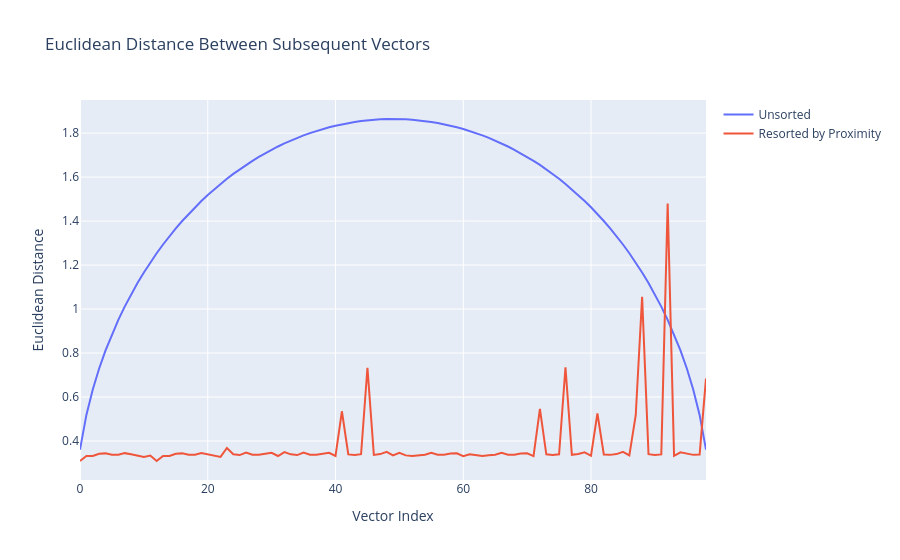
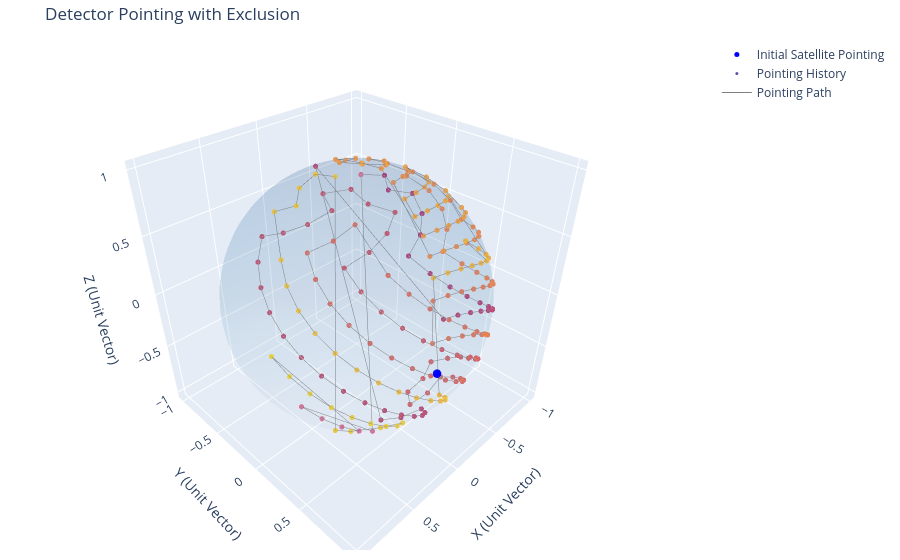
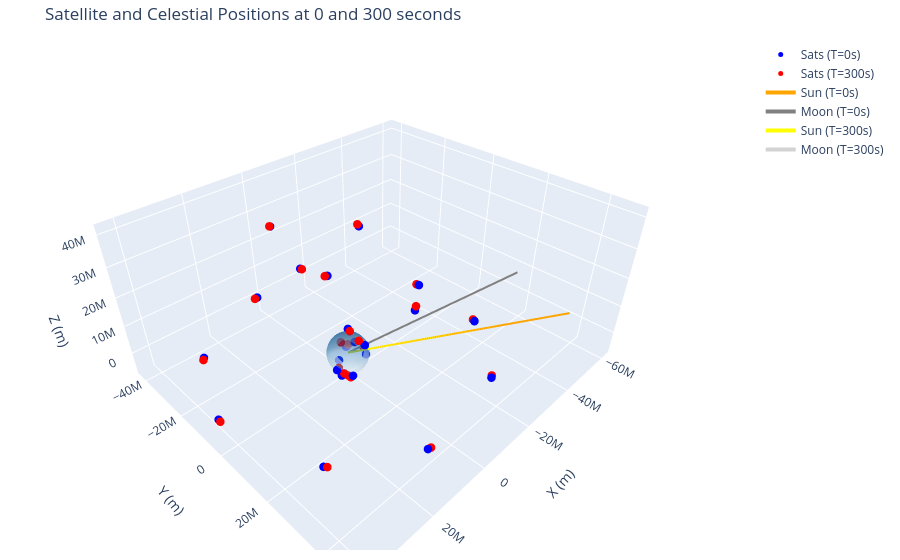
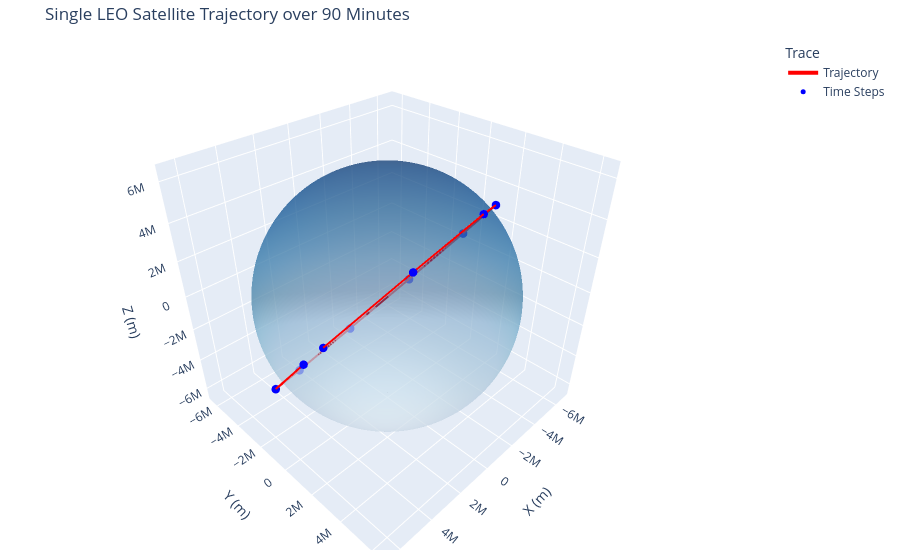

These figures' notebook cell, in order:
### Code cell
%run all_demos.py

### Figure 1 — Plotly figure (JSON) as saved in the notebook; plotly's stock layout.template omitted (floating-point values rounded to 4 significant figures)
{"data": [{"mode": "lines", "name": "Unsorted", "type": "scatter", "y": [0.3605, 0.5186, 0.6342, 0.7295, 0.8118, 0.8848, 0.9508, 1.011, 1.067, 1.118, 1.166, 1.211, 1.254, 1.294, 1.331, 1.367, 1.4, 1.432, 1.463, 1.491, 1.518, 1.544, 1.569, 1.592, 1.614, 1.635, 1.655, 1.674, 1.692, 1.708, 1.724, 1.739, 1.753, 1.766, 1.778, 1.79, 1.8, 1.81, 1.818, 1.826, 1.834, 1.84, 1.846, 1.851, 1.855, 1.858, 1.861, 1.863, 1.864, 1.864, 1.864, 1.863, 1.861, 1.858, 1.855, 1.851, 1.846, 1.84, 1.834, 1.826, 1.818, 1.81, 1.8, 1.79, 1.778, 1.766, 1.753, 1.739, 1.724, 1.708, 1.692, 1.674, 1.655, 1.635, 1.614, 1.592, 1.569, 1.544, 1.518, 1.491, 1.463, 1.432, 1.4, 1.367, 1.331, 1.294, 1.254, 1.211, 1.166, 1.118, 1.067, 1.011, 0.9508, 0.8848, 0.8118, 0.7295, 0.6342, 0.5186, 0.3605]}, {"mode": "lines", "name": "Resorted by Proximity", "type": "scatter", "y": [0.309, 0.332, 0.3316, 0.342, 0.3437, 0.3373, 0.3375, 0.3448, 0.3399, 0.3327, 0.3278, 0.3336, 0.309, 0.332, 0.3316, 0.342, 0.3437, 0.3373, 0.3375, 0.3448, 0.3399, 0.3327, 0.3278, 0.3684, 0.3394, 0.3359, 0.3474, 0.3379, 0.337, 0.3419, 0.3465, 0.3318, 0.3494, 0.3394, 0.3359, 0.3474, 0.3379, 0.337, 0.3419, 0.3465, 0.3318, 0.5351, 0.3389, 0.3369, 0.3399, 0.7328, 0.3369, 0.3405, 0.351, 0.3342, 0.3461, 0.3346, 0.3316, 0.3351, 0.3378, 0.346, 0.3377, 0.3372, 0.3427, 0.3442, 0.3313, 0.3399, 0.3346, 0.3316, 0.3351, 0.3378, 0.346, 0.3377, 0.3372, 0.3427, 0.3442, 0.3313, 0.5458, 0.3394, 0.3368, 0.3394, 0.7353, 0.3369, 0.3411, 0.3487, 0.3328, 0.5256, 0.3386, 0.3369, 0.3405, 0.351, 0.3342, 0.5171, 1.055, 0.3399, 0.3369, 0.3389, 1.48, 0.3328, 0.3487, 0.3411, 0.3369, 0.3382, 0.6845]}], "layout": {"title": {"text": "Euclidean Distance Between Subsequent Vectors"}, "xaxis": {"title": {"text": "Vector Index"}}, "yaxis": {"title": {"text": "Euclidean Distance"}}}}

### Figure 2 — Plotly figure (JSON) as saved in the notebook; plotly's stock layout.template omitted (floating-point values rounded to 4 significant figures; data arrays with more than 128 entries replaced by an {"elided": "..."} marker saying what was removed)
{"data": [{"colorscale": [[0, "rgb(247,251,255)"], [0.125, "rgb(222,235,247)"], [0.25, "rgb(198,219,239)"], [0.375, "rgb(158,202,225)"], [0.5, "rgb(107,174,214)"], [0.625, "rgb(66,146,198)"], [0.75, "rgb(33,113,181)"], [0.875, "rgb(8,81,156)"], [1, "rgb(8,48,107)"]], "name": "Unit Sphere", "opacity": 0.1, "showscale": false, "type": "surface", "x": {"elided": "50x50 float values"}, "y": {"elided": "50x50 float values"}, "z": {"elided": "50x50 float values"}}, {"marker": {"color": "blue", "size": 5}, "mode": "markers", "name": "Initial Satellite Pointing", "type": "scatter3d", "x": [0.2488], "y": [0.9685], "z": [-1.816e-08]}, {"marker": {"color": {"elided": "400 int values"}, "colorscale": [[0, "#0d0887"], [0.1111, "#46039f"], [0.2222, "#7201a8"], [0.3333, "#9c179e"], [0.4444, "#bd3786"], [0.5556, "#d8576b"], [0.6667, "#ed7953"], [0.7778, "#fb9f3a"], [0.8889, "#fdca26"], [1, "#f0f921"]], "opacity": 0.7, "size": 3}, "mode": "markers", "name": "Pointing History", "type": "scatter3d", "x": {"elided": "400 float values"}, "y": {"elided": "400 float values"}, "z": {"elided": "400 float values"}}, {"line": {"color": "grey", "width": 1}, "mode": "lines", "name": "Pointing Path", "type": "scatter3d", "x": {"elided": "400 float values"}, "y": {"elided": "400 float values"}, "z": {"elided": "400 float values"}}], "layout": {"margin": {"b": 10, "l": 10, "r": 20, "t": 40}, "scene": {"aspectmode": "data", "xaxis": {"title": {"text": "X (Unit Vector)"}}, "yaxis": {"title": {"text": "Y (Unit Vector)"}}, "zaxis": {"title": {"text": "Z (Unit Vector)"}}}, "title": {"text": "Detector Pointing with Exclusion"}}}

### Figure 3 — Plotly figure (JSON) as saved in the notebook; plotly's stock layout.template omitted (floating-point values rounded to 4 significant figures; data arrays with more than 128 entries replaced by an {"elided": "..."} marker saying what was removed)
{"data": [{"marker": {"color": "blue", "size": 5}, "mode": "markers", "name": "Sats (T=0s)", "type": "scatter3d", "x": [-3647000.0, 3236000.0, 6425000.0, -38590000.0, -41220000.0, 2357000.0, 41950000.0, 10770000.0, -38580000.0, -22830000.0, 31440000.0, 32670000.0, -21220000.0, 71110.0, -13420000.0, -17150000.0, 9651000.0, 19710000.0, -2118000.0, -2468000.0, 4856000.0, -5930000.0, -5791000.0], "y": [-5001000.0, 5431000.0, 2204000.0, 17010000.0, -8921000.0, -42100000.0, -4263000.0, 40770000.0, 17010000.0, -35450000.0, -28090000.0, 26660000.0, 36440000.0, -4232000.0, 13740000.0, -12660000.0, -18760000.0, 6678000.0, 4964000.0, -2547000.0, 2368000.0, 1395000.0, -3352000.0], "z": [-2815000.0, -3506000.0, -1326000.0, 14840.0, 14840.0, -13310.0, -33670.0, -34310.0, -14850.0, 13310.0, 33670.0, 34300.0, 14840.0, -5541000.0, 15800000.0, 30840000.0, 38840000.0, 41550000.0, 4608000.0, 6145000.0, -4371000.0, -3339000.0, -1246000.0]}, {"marker": {"color": "red", "size": 5}, "mode": "markers", "name": "Sats (T=300s)", "type": "scatter3d", "x": [-2601000.0, 2892000.0, 5250000.0, -38950000.0, -41010000.0, 3278000.0, 42040000.0, 9878000.0, -38940000.0, -22050000.0, 32050000.0, 32080000.0, -22010000.0, 2153000.0, -13950000.0, -16900000.0, 10020000.0, 19570000.0, -1086000.0, -1506000.0, 4231000.0, -6643000.0, -4295000.0], "y": [-6174000.0, 4075000.0, 3918000.0, 16160000.0, -9821000.0, -42040000.0, -3344000.0, 40990000.0, 16160000.0, -35940000.0, -27400000.0, 27370000.0, 35970000.0, -2058000.0, 13600000.0, -13010000.0, -18530000.0, 7092000.0, 3576000.0, -669100.0, 4321000.0, -286800.0, -4812000.0], "z": [-1155000.0, -5228000.0, -2231000.0, 14100.0, 14100.0, -14060.0, -33990.0, -34010.0, -14110.0, 14060.0, 33990.0, 34000.0, 14100.0, -5936000.0, 16890000.0, 31440000.0, 39120000.0, 41560000.0, 6031000.0, 6900000.0, -3417000.0, -2003000.0, -2168000.0]}, {"line": {"color": "orange", "width": 4}, "mode": "lines", "name": "Sun (T=0s)", "type": "scatter3d", "x": [0, -36380000.0], "y": [0, 48070000.0], "z": [0, 20840000.0]}, {"line": {"color": "gray", "width": 4}, "mode": "lines", "name": "Moon (T=0s)", "type": "scatter3d", "x": [0, -61110000.0], "y": [0, 16550000.0], "z": [0, 7756000.0]}, {"line": {"color": "yellow", "width": 4}, "mode": "lines", "name": "Sun (T=300s)", "type": "scatter3d", "x": [0, -36380000.0], "y": [0, 48060000.0], "z": [0, 20840000.0]}, {"line": {"color": "lightgray", "width": 4}, "mode": "lines", "name": "Moon (T=300s)", "type": "scatter3d", "x": [0, -61120000.0], "y": [0, 16510000.0], "z": [0, 7733000.0]}, {"colorscale": [[0, "rgb(247,251,255)"], [0.125, "rgb(222,235,247)"], [0.25, "rgb(198,219,239)"], [0.375, "rgb(158,202,225)"], [0.5, "rgb(107,174,214)"], [0.625, "rgb(66,146,198)"], [0.75, "rgb(33,113,181)"], [0.875, "rgb(8,81,156)"], [1, "rgb(8,48,107)"]], "name": "Earth", "opacity": 0.5, "showscale": false, "type": "surface", "x": {"elided": "100x100 float values"}, "y": {"elided": "100x100 float values"}, "z": {"elided": "100x100 float values"}}], "layout": {"margin": {"b": 10, "l": 10, "r": 20, "t": 40}, "scene": {"aspectmode": "data", "xaxis": {"title": {"text": "X (m)"}}, "yaxis": {"title": {"text": "Y (m)"}}, "zaxis": {"title": {"text": "Z (m)"}}}, "title": {"text": "Satellite and Celestial Positions at 0 and 300 seconds"}}}

### Figure 4 — Plotly figure (JSON) as saved in the notebook; plotly's stock layout.template omitted (floating-point values rounded to 4 significant figures; data arrays with more than 128 entries replaced by an {"elided": "..."} marker saying what was removed)
{"data": [{"line": {"color": "red", "width": 4}, "mode": "lines", "name": "Trajectory", "type": "scatter3d", "x": [6009000.0, 2784000.0, -1669000.0, -5386000.0, -6728000.0, -5108000.0, -1243000.0, 3168000.0, 6187000.0, 6488000.0], "y": [2560000.0, 4173000.0, 3945000.0, 1975000.0, -865600.0, -3326000.0, -4324000.0, -3425000.0, -1022000.0, 1830000.0], "z": [1865000.0, 4575000.0, 5267000.0, 3634000.0, 398400.0, -3013000.0, -5101000.0, -4950000.0, -2625000.0, 852200.0]}, {"hoverinfo": "text", "marker": {"color": "blue", "size": 5}, "mode": "markers", "name": "Time Steps", "text": ["T=0 min", "T=10 min", "T=20 min", "T=30 min", "T=40 min", "T=50 min", "T=60 min", "T=70 min", "T=80 min", "T=90 min"], "type": "scatter3d", "x": [6009000.0, 2784000.0, -1669000.0, -5386000.0, -6728000.0, -5108000.0, -1243000.0, 3168000.0, 6187000.0, 6488000.0], "y": [2560000.0, 4173000.0, 3945000.0, 1975000.0, -865600.0, -3326000.0, -4324000.0, -3425000.0, -1022000.0, 1830000.0], "z": [1865000.0, 4575000.0, 5267000.0, 3634000.0, 398400.0, -3013000.0, -5101000.0, -4950000.0, -2625000.0, 852200.0]}, {"colorscale": [[0, "rgb(247,251,255)"], [0.125, "rgb(222,235,247)"], [0.25, "rgb(198,219,239)"], [0.375, "rgb(158,202,225)"], [0.5, "rgb(107,174,214)"], [0.625, "rgb(66,146,198)"], [0.75, "rgb(33,113,181)"], [0.875, "rgb(8,81,156)"], [1, "rgb(8,48,107)"]], "name": "Earth", "opacity": 0.5, "showscale": false, "type": "surface", "x": {"elided": "100x100 float values"}, "y": {"elided": "100x100 float values"}, "z": {"elided": "100x100 float values"}}], "layout": {"legend": {"title": {"text": "Trace"}}, "margin": {"b": 10, "l": 10, "r": 20, "t": 40}, "scene": {"aspectmode": "data", "xaxis": {"title": {"text": "X (m)"}}, "yaxis": {"title": {"text": "Y (m)"}}, "zaxis": {"title": {"text": "Z (m)"}}}, "title": {"text": "Single LEO Satellite Trajectory over 90 Minutes"}}}
